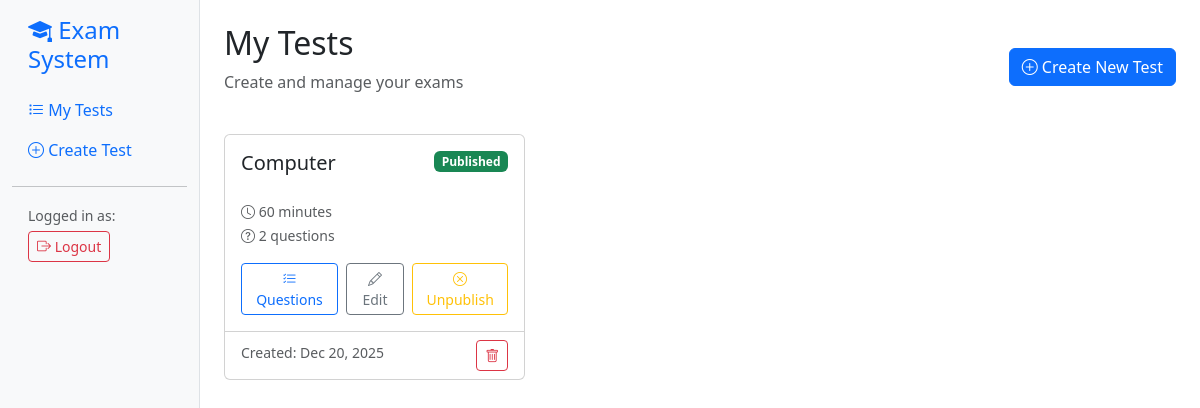
Before: /api/system/tests/ (signed in) with the older database file.
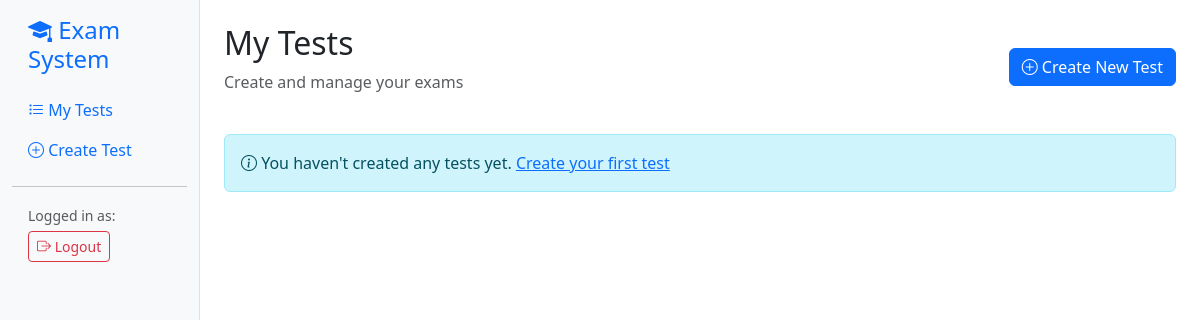
After: the same page with the newer database file.
### exams_management/models.py (models this page shows, shortened)
class Test(models.Model):
  id = models.UUIDField(primary_key=True, default=uuid.uuid4, editable=False)
  subject = models.CharField(max_length=230)
  teacher = models.ForeignKey(settings.AUTH_USER_MODEL, on_delete=models.CASCADE)
  description = models.TextField(blank=True, null=True)
  time_limit = models.IntegerField(default=60)
  is_published = models.BooleanField(default=False)
  date_added = models.DateTimeField(auto_now_add=True)
  date_updated = models.DateTimeField(auto_now=True)

### exams_management/views.py (the view)
# urls.py: path('tests/', views.test_list, name='test_list'),
@login_required
def test_list(request):
  tests = models.Test.objects.filter(teacher=request.user).order_by("-date_added")
  return render(request, "test_list.html", {"tests": tests})

### templates/test_list.html (shortened to what this page needs)
{% extends 'base.html' %}
{% block page_title %}My Tests{% endblock %}
{% block page_subtitle %}Create and manage your exams{% endblock %}
{% block header_actions %}
    <a href="{% url 'test_create' %}" class="btn btn-primary">
        <i class="bi bi-plus-circle"></i> Create New Test
    </a>
{% endblock %}
{% block content %}
<div class="row">
    {% for test in tests %}
    <div class="col-md-6 col-lg-4 mb-4">
        <div class="card h-100 card-hover">
            <div class="card-body">
                <div class="d-flex justify-content-between align-items-start mb-3">
                    <h5 class="card-title">{{ test.subject }}</h5>
                    <span class="badge bg-{% if test.is_published %}success{% else %}warning{% endif %}">
                        {% if test.is_published %}Published{% else %}Draft{% endif %}
                    </span>
                </div>
                <div class="mb-3">
                    <small class="text-muted">
                        <i class="bi bi-clock"></i> {{ test.time_limit }} minutes
                    </small>
                    <br>
                    <small class="text-muted">
                        <i class="bi bi-question-circle"></i> {{ test.questions.count }} questions
                    </small>
                </div>
                <div class="d-flex gap-2">
                    <a href="{% url 'question_list' test.id %}" class="btn btn-outline-primary btn-sm">
                        <i class="bi bi-list-check"></i> Questions
                    </a>
                    <a href="{% url 'test_update' test.id %}" class="btn btn-outline-secondary btn-sm">
                        <i class="bi bi-pencil"></i> Edit
                    </a>
                    <form method="post" action="{% url 'test_publish' test.id %}" class="d-inline">
                        <button type="submit" class="btn btn-sm {% if test.is_published %}btn-outline-warning{% else %}btn-outline-success{% endif %}">
                            <i class="bi bi-{% if test.is_published %}x-circle{% else %}check-circle{% endif %}"></i>
                            {% if test.is_published %}Unpublish{% else %}Publish{% endif %}
                        </button>
                    </form>
                </div>
            </div>
            <div class="card-footer bg-transparent">
                <small class="text-muted">Created: {{ test.date_added|date:"M d, Y" }}</small>
                <a href="{% url 'test_delete' test.id %}" class="btn btn-sm btn-outline-danger float-end">
                    <i class="bi bi-trash"></i>
                </a>
            </div>
        </div>
    </div>
    {% empty %}
    <div class="col-12">
        <div class="alert alert-info">
            <i class="bi bi-info-circle"></i> You haven't created any tests yet.
            <a href="{% url 'test_create' %}">Create your first test</a>
        </div>
    </div>
    {% endfor %}
</div>
{% endblock %}

Changed rows visible on the page:
removed Test: subject "Computer", is_published "Published", time_limit "60", questions.count "2", date_added "Dec 20, 2025"
Other visible differences:
text now shown: "You haven't created any tests yet. Create your first test"
